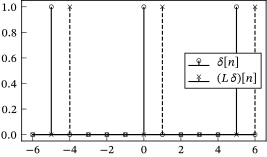

This chart was generated by the following Python code:
from pathlib import PurePath

import matplotlib.pyplot as plt
import numpy as np

plt.style.use(["sigproc", "sigproc-wide"])

n = np.linspace(-6, 6, num=13)
d0 = np.zeros(13)
d1 = np.zeros(13)
d0[n % 5 == 0] = 1
d1[n % 5 == 1] = 1

fig, ax = plt.subplots()
ax.stem(n, d0, label=r"$\delta[n]$")
ax.stem(n, d1, label=r"$(\lagop\delta)[n]$", linefmt="--", markerfmt="x")
ax.legend()
fig.savefig(str(PurePath(__file__).parent / (PurePath(__file__).stem + ".pdf")))
